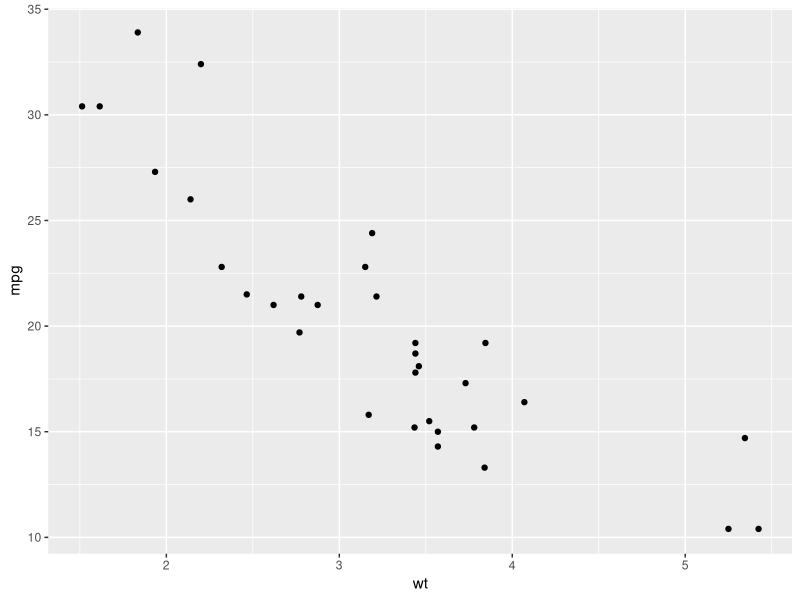
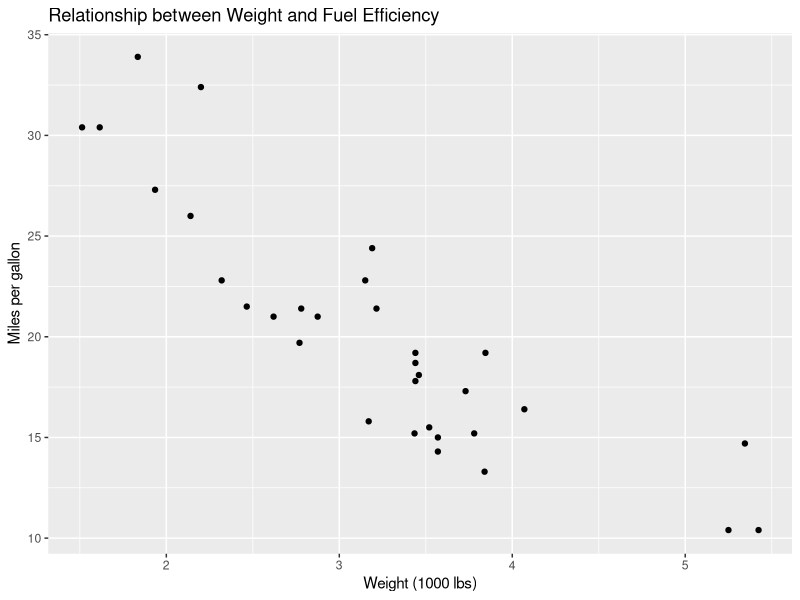
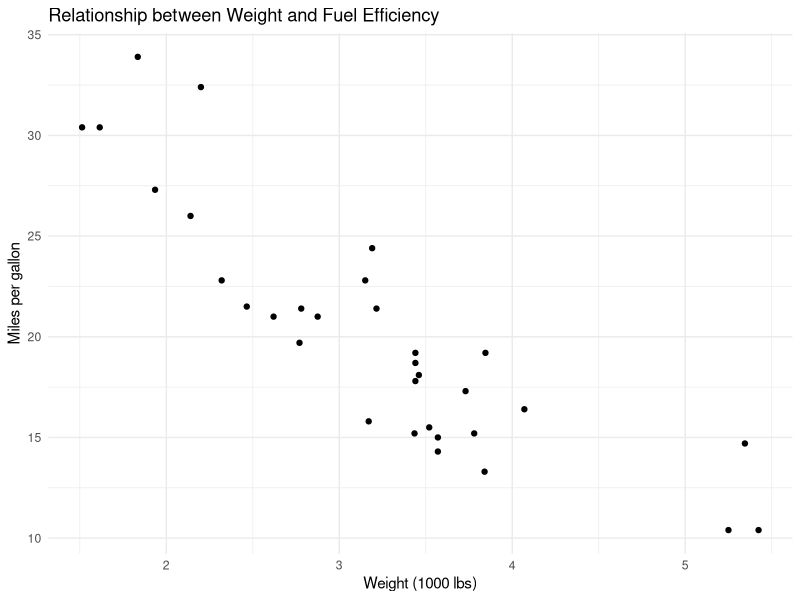
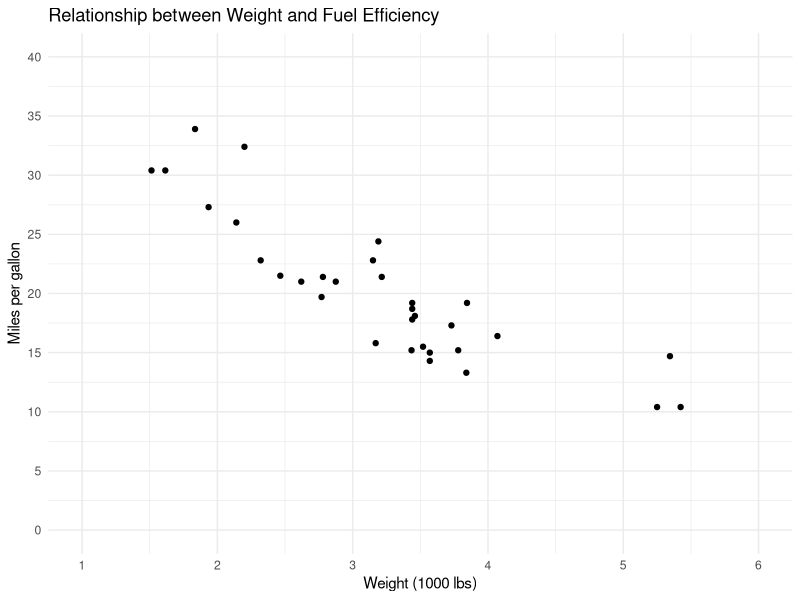
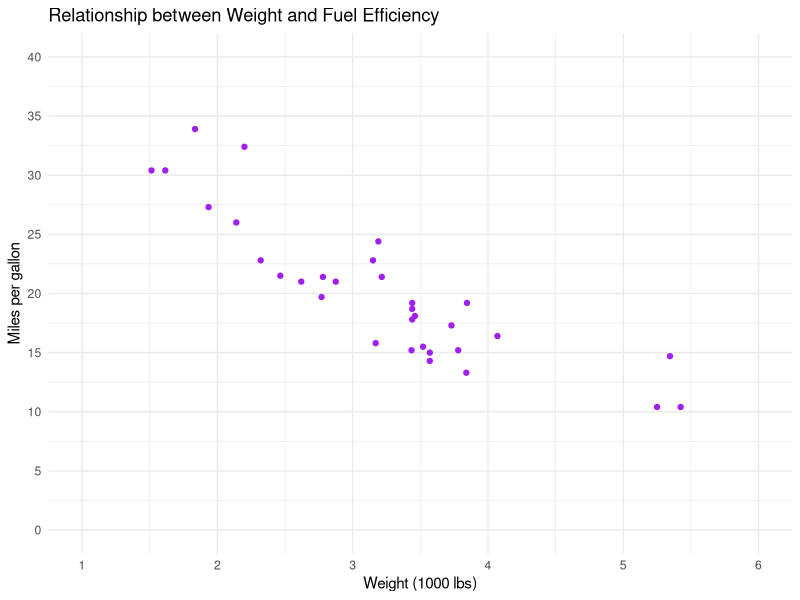
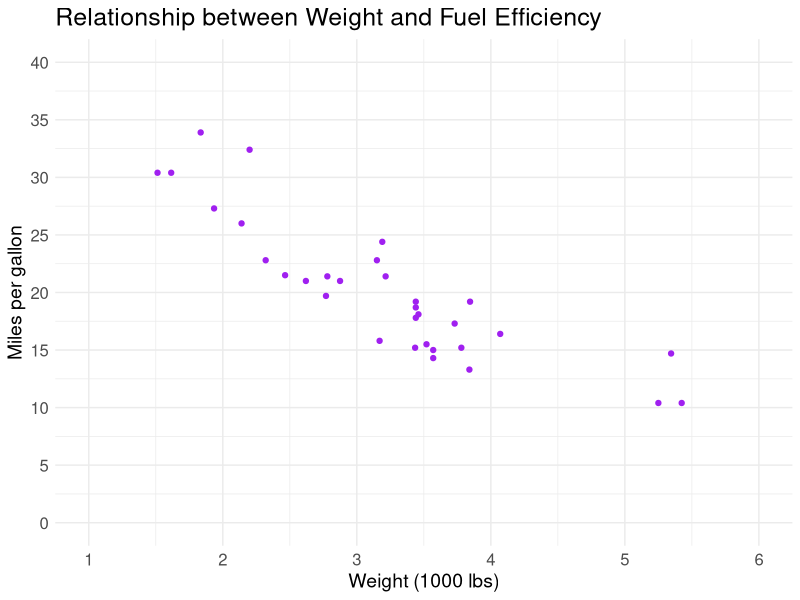
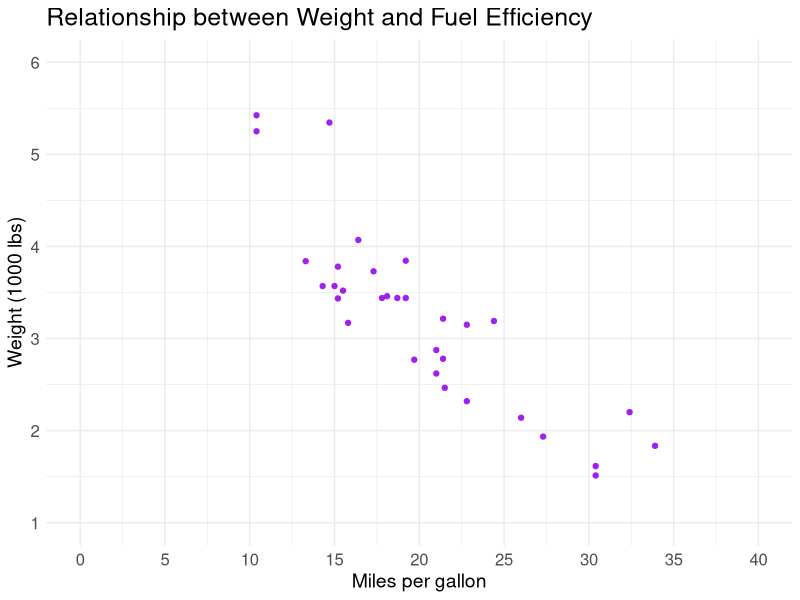
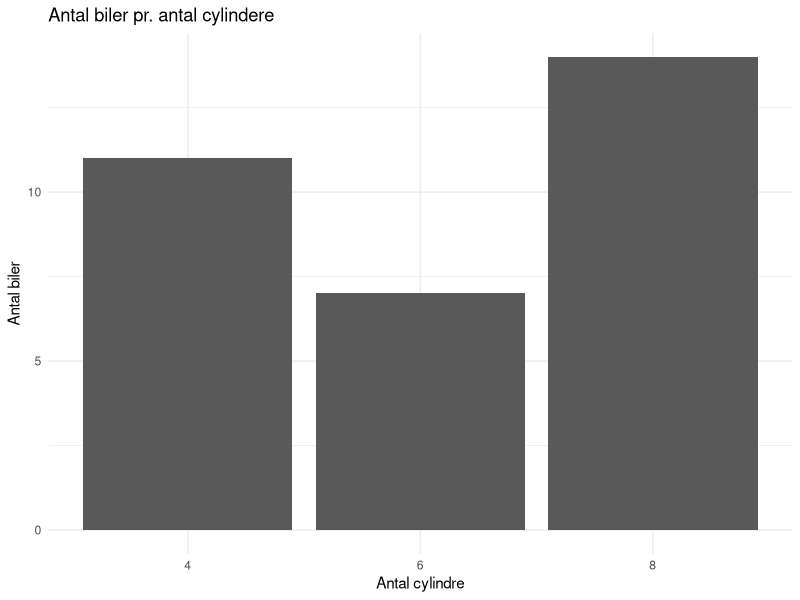

Reproduce these figures in R, in order.
## ---- chunk 1
library(ggplot2)

ggplot(data = mtcars) +
  aes(x = wt, y = mpg) +
  geom_point()

## ---- chunk 2
library(ggplot2)

ggplot(data = mtcars) +
  aes(x = wt, y = mpg) +
  geom_point() +
  labs(
    title = "Relationship between Weight and Fuel Efficiency",
    x = "Weight (1000 lbs)",
    y = "Miles per gallon"
  )

## ---- chunk 3
library(ggplot2)

ggplot(data = mtcars) +
  aes(x = wt, y = mpg) +
  geom_point() +
  labs(
    title = "Relationship between Weight and Fuel Efficiency",
    x = "Weight (1000 lbs)",
    y = "Miles per gallon") +
  theme_minimal()

## ---- chunk 4
library(ggplot2)

ggplot(data = mtcars) +
  aes(x = wt, y = mpg) +
  geom_point() +
  labs(
    title = "Relationship between Weight and Fuel Efficiency",
    x = "Weight (1000 lbs)",
    y = "Miles per gallon") +
  theme_minimal()+
  scale_x_continuous(limits = c(1, 6), breaks = seq(1, 6, by = 1)) +
  scale_y_continuous(limits = c(0, 40), breaks = seq(0, 40, by = 5)) 
## ---- chunk 5
library(ggplot2)

ggplot(data = mtcars) +
  aes(x = wt, y = mpg) +
  geom_point(color="purple") +
  labs(
    title = "Relationship between Weight and Fuel Efficiency",
    x = "Weight (1000 lbs)",
    y = "Miles per gallon") +
  theme_minimal()+
  scale_x_continuous(limits = c(1, 6), breaks = seq(1, 6, by = 1)) +
  scale_y_continuous(limits = c(0, 40), breaks = seq(0, 40, by = 5)) 
## ---- chunk 6
library(ggplot2)

ggplot(data = mtcars) +
  aes(x = wt, y = mpg) +
  geom_point(color="purple") +
  labs(
    title = "Relationship between Weight and Fuel Efficiency",
    x = "Weight (1000 lbs)",
    y = "Miles per gallon"
  ) +
  theme_minimal() +
  scale_x_continuous(limits = c(1, 6), breaks = seq(1, 6, by = 1)) +
  scale_y_continuous(limits = c(0, 40), breaks = seq(0, 40, by = 5))+
  theme(
    plot.title = element_text(size = 18),          # Ændrer titelstørrelsen
    axis.title.x = element_text(size = 14),        # Ændrer størrelsen på x-aksetitlen
    axis.title.y = element_text(size = 14),        # Ændrer størrelsen på y-aksetitlen
    axis.text.x = element_text(size = 12),         # Ændrer størrelsen på x-akse tekst (ticks)
    axis.text.y = element_text(size = 12))          # Ændrer størrelsen på y-akse tekst (ticks)

## ---- chunk 7
library(ggplot2)

ggplot(data = mtcars) +
  aes(x = wt, y = mpg) +
  geom_point(color="purple") +
  labs(
    title = "Relationship between Weight and Fuel Efficiency",
    x = "Weight (1000 lbs)",
    y = "Miles per gallon"
  ) +
  theme_minimal() +
  scale_x_continuous(limits = c(1, 6), breaks = seq(1, 6, by = 1)) +
  scale_y_continuous(limits = c(0, 40), breaks = seq(0, 40, by = 5))+
  theme(
    plot.title = element_text(size = 18),          # Ændrer titelstørrelsen
    axis.title.x = element_text(size = 14),        # Ændrer størrelsen på x-aksetitlen
    axis.title.y = element_text(size = 14),        # Ændrer størrelsen på y-aksetitlen
    axis.text.x = element_text(size = 12),         # Ændrer størrelsen på x-akse tekst (ticks)
    axis.text.y = element_text(size = 12)) +  # Ændrer størrelsen på y-akse tekst (ticks) 
  coord_flip() # Roterer akserne

## ---- chunk 8
ggplot(mtcars) +
  aes(x = factor(cyl)) +  # Omform cyl til en kategorisk variabel
  geom_bar() +
  labs(
    title = "Antal biler pr. antal cylindere",
    x = "Antal cylindre",
    y = "Antal biler"
  ) +
  theme_minimal()
## ---- chunk 9
ggplot(mtcars) +
  aes(x = mpg) +
  geom_histogram(binwidth = 2, fill = "#003366", color = "black") +
  labs(
    title = "Histogram af brændstoføkonomi",
    x = "Miles per gallon (mpg)",
    y = "Antal biler"
  ) +
  theme_minimal()
## ---- chunk 10
ggplot(mtcars) +
  aes(x = "", y = mpg) +  # "" for at undgå en x-akse kategori, og y for at angive mpg
  geom_boxplot(fill = "#003366", color = "black") +  # Ændring af farver
  labs(
    title = "Boksplot af brændstoføkonomi",
    x = "",  # Tomt for at undgå en x-akse etiket
    y = "Miles per gallon (mpg)"
  ) +
  theme_minimal()
## ---- chunk 11
ggplot(mtcars) +
  aes(x = factor(cyl), fill = factor(gear)) +
  geom_bar(position = "dodge") +
  labs(
    title = "Fordeling af biler pr. cylinder og gear",
    x = "Antal cylindre",
    y = "Antal biler",
    fill = "Antal gear"
  ) +
  theme_minimal()
## ---- chunk 12
ggplot(mtcars) +
  aes(x = factor(cyl), y = factor(gear)) +
  geom_jitter(width = 0.2, height = 0.2) +
  labs(
    title = "Spredning af biler mellem cylinder og gear",
    x = "Antal cylindre",
    y = "Antal gear"
  ) 
## ---- chunk 13
ggplot(mtcars) +
  aes(x = factor(cyl), y = mpg) +
  geom_boxplot() +
  labs(
    title = "Brændstoføkonomi pr. cylinder",
    x = "Antal cylindre",
    y = "Miles per gallon"
  ) +
  theme_minimal()
## ---- chunk 14
ggplot(mtcars) +
  aes(x = wt, y = mpg) +
  geom_point() +
  labs(
    title = "Sammenhæng mellem vægt og brændstoføkonomi",
    x = "Vægt (1000 lbs)",
    y = "Miles per gallon"
  ) +
  theme_minimal()
## ---- chunk 15
ggplot(mtcars) +
  aes(x = wt, y = mpg) +
  geom_point() +
  geom_smooth(method = "lm", color = "blue", se = FALSE) +  # Tilføjer en lineær regressionslinje
  labs(
    title = "Sammenhæng mellem vægt og brændstoføkonomi",
    x = "Vægt (1000 lbs)",
    y = "Miles per gallon"
  ) +
  theme_minimal()
## ---- chunk 16
mit_ggplot_objekt <- ggplot(mtcars) +
  aes(x = wt, y = mpg) +
  geom_point() +
  geom_smooth(method = "lm", color = "blue", se = FALSE) +  # Tilføjer en lineær regressionslinje
  labs(
    title = "Sammenhæng mellem vægt og brændstoføkonomi",
    x = "Vægt (1000 lbs)",
    y = "Miles per gallon"
  ) +
  theme_minimal()

# Gem mit plot i R-project mappen på computeren
ggsave("mit_plot.jpeg", plot = mit_ggplot_objekt, width = 10, height = 8)
